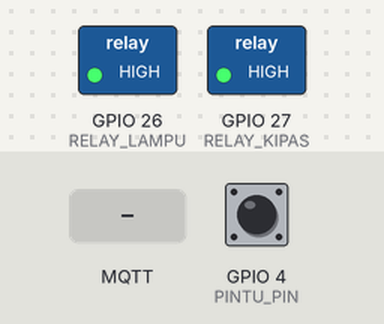
Bench run of a sketch on a simulated ESP32. Shown: switched loads named in the sketch (green lamp = pin HIGH). The test bench sets the inputs (shaded band); at power-on: GPIO 4 (PINTU_PIN) HIGH. WiFi joins after 1.5 s; servers stay silent unless stated; no MQTT or app messages arrive unless stated; what the sketch prints to the serial monitor is not drawn.

Above: at 2.7 s.
2.8 s: MQTT message "ON" arrives on the first subscribed topic
At 4.0 s:
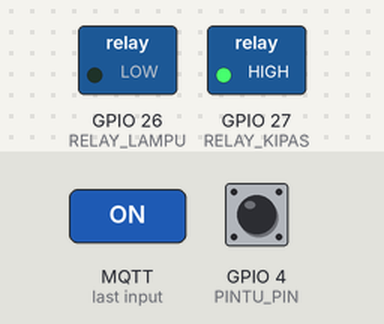
4.3 s: MQTT message "ON" arrives on the second subscribed topic
At 5.2 s:
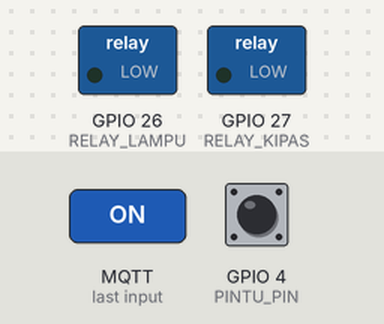
5.8 s: MQTT message "desa/rumah/lampu" arrives on the first subscribed topic
At 6.3 s:
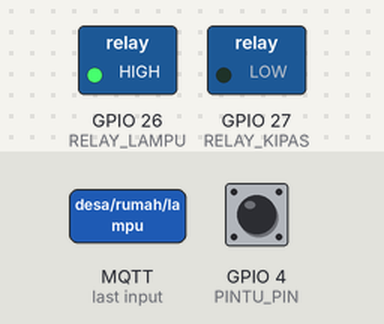
8.9 s: MQTT message "desa/rumah/lampu" arrives on the second subscribed topic
At 9.9 s:
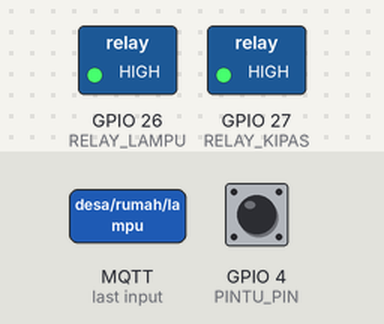
Timing chart, 0 to 11.4 s (numbered marks = the images above; inputs shaded):
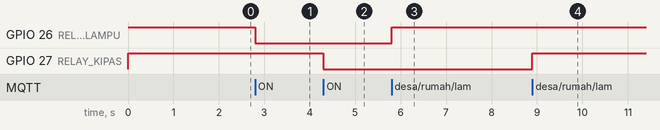

The sketch:

rumah_pintar.ino
```cpp
// Rumah Pintar - Desa Pintar Sukamaju
// ESP32 + relay 2 channel + sensor pintu MC-38 + MQTT
#include <WiFi.h>
#include <PubSubClient.h>

const char* WIFI_SSID = "WiFi_Desa";
const char* WIFI_PASS = "password_wifi";
const char* MQTT_HOST = "IP_SERVER_MQTT";

#define RELAY_LAMPU  26   // IN1 relay (aktif LOW)
#define RELAY_KIPAS  27   // IN2 relay (aktif LOW)
#define PINTU_PIN    4    // MC-38: GPIO4 dan GND

WiFiClient espClient;
PubSubClient mqtt(espClient);
bool pintuLama = false;

// 1. Terima perintah dari ponsel lewat MQTT
void terimaPesan(char* topic, byte* isi, unsigned int len) {
  String pesan = "";
  for (unsigned int i = 0; i < len; i++) {
    pesan += (char)isi[i];
  }
  String t = String(topic);

  // 2. Nyalakan / matikan relay sesuai perintah
  bool nyala = (pesan == "ON");
  if (t == "desa/rumah/lampu")
    digitalWrite(RELAY_LAMPU, nyala ? LOW : HIGH);
  if (t == "desa/rumah/kipas")
    digitalWrite(RELAY_KIPAS, nyala ? LOW : HIGH);
}

void connectMQTT() {
  while (!mqtt.connected()) {
    if (mqtt.connect("rumah-pintar-01")) {
      mqtt.subscribe("desa/rumah/lampu");
      mqtt.subscribe("desa/rumah/kipas");
    } else {
      delay(2000);
    }
  }
}

void setup() {
  Serial.begin(115200);
  pinMode(RELAY_LAMPU, OUTPUT);
  pinMode(RELAY_KIPAS, OUTPUT);
  digitalWrite(RELAY_LAMPU, HIGH);     // awal: mati
  digitalWrite(RELAY_KIPAS, HIGH);
  pinMode(PINTU_PIN, INPUT_PULLUP);    // tertutup = LOW
  WiFi.begin(WIFI_SSID, WIFI_PASS);
  while (WiFi.status() != WL_CONNECTED) delay(500);
  mqtt.setServer(MQTT_HOST, 1883);
  mqtt.setCallback(terimaPesan);
}

void loop() {
  if (!mqtt.connected()) connectMQTT();
  mqtt.loop();

  // 3. Kirim status pintu ke Node-RED saat berubah
  bool terbuka = digitalRead(PINTU_PIN) == HIGH;
  if (terbuka != pintuLama) {
    pintuLama = terbuka;
    mqtt.publish("desa/rumah/pintu",
                 terbuka ? "TERBUKA" : "TERTUTUP", true);
    Serial.println(terbuka ? "TERBUKA" : "TERTUTUP");
    delay(50);                         // anti-pantul
  }
}
```

Measured:
- after the input at 2.8 s, GPIO 26 (RELAY_LAMPU): HIGH → LOW at once
- after the input at 4.3 s, GPIO 27 (RELAY_KIPAS): HIGH → LOW at once
- after the input at 5.8 s, GPIO 26 (RELAY_LAMPU): LOW → HIGH at once
- after the input at 8.9 s, GPIO 27 (RELAY_KIPAS): LOW → HIGH at once
